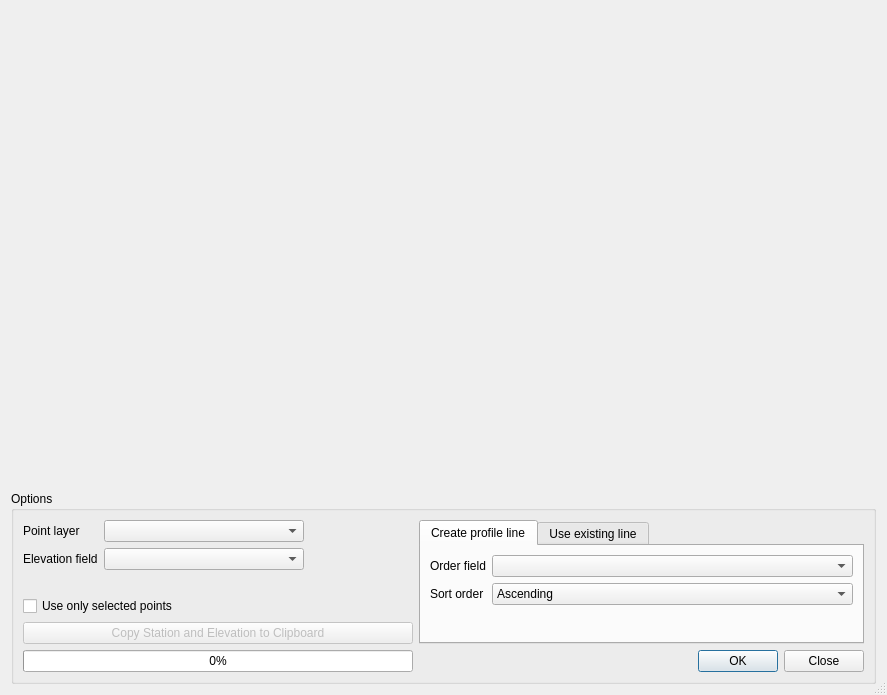
<?xml version="1.0" encoding="UTF-8"?>
<ui version="4.0">
 <class>ProfilefromPoints</class>
 <widget class="QDialog" name="ProfilefromPoints">
  <property name="geometry">
   <rect>
    <x>0</x>
    <y>0</y>
    <width>887</width>
    <height>695</height>
   </rect>
  </property>
  <property name="windowTitle">
   <string>ProfilefromPoints</string>
  </property>
  <property name="sizeGripEnabled">
   <bool>true</bool>
  </property>
  <property name="modal">
   <bool>false</bool>
  </property>
  <layout class="QGridLayout" name="gridLayout_2">
   <item row="0" column="0" colspan="2">
    <layout class="QGridLayout" name="layoutPlot">
     <property name="sizeConstraint">
      <enum>QLayout::SetNoConstraint</enum>
     </property>
     <item row="1" column="0">
      <widget class="QWidget" name="mpltoobar" native="true">
       <property name="sizePolicy">
        <sizepolicy hsizetype="Preferred" vsizetype="Preferred">
         <horstretch>0</horstretch>
         <verstretch>0</verstretch>
        </sizepolicy>
       </property>
       <property name="maximumSize">
        <size>
         <width>100</width>
         <height>100</height>
        </size>
       </property>
      </widget>
     </item>
     <item row="0" column="0">
      <widget class="QWidget" name="widgetPlot" native="true">
       <property name="sizePolicy">
        <sizepolicy hsizetype="Expanding" vsizetype="Expanding">
         <horstretch>0</horstretch>
         <verstretch>4</verstretch>
        </sizepolicy>
       </property>
       <property name="maximumSize">
        <size>
         <width>16777215</width>
         <height>16777215</height>
        </size>
       </property>
      </widget>
     </item>
    </layout>
   </item>
   <item row="1" column="0" colspan="2">
    <widget class="QGroupBox" name="groupBox">
     <property name="sizePolicy">
      <sizepolicy hsizetype="Preferred" vsizetype="Preferred">
       <horstretch>0</horstretch>
       <verstretch>0</verstretch>
      </sizepolicy>
     </property>
     <property name="title">
      <string>Options</string>
     </property>
     <layout class="QGridLayout" name="gridLayout">
      <item row="2" column="0">
       <widget class="QCheckBox" name="uSelectedPoints">
        <property name="text">
         <string>Use only selected points</string>
        </property>
       </widget>
      </item>
      <item row="4" column="1">
       <widget class="QDialogButtonBox" name="buttonBox">
        <property name="orientation">
         <enum>Qt::Horizontal</enum>
        </property>
        <property name="standardButtons">
         <set>QDialogButtonBox::Close|QDialogButtonBox::Ok</set>
        </property>
       </widget>
      </item>
      <item row="0" column="1" rowspan="4">
       <widget class="QTabWidget" name="utabWidget">
        <property name="currentIndex">
         <number>0</number>
        </property>
        <widget class="QWidget" name="utabCreateLine">
         <attribute name="title">
          <string>Create profile line</string>
         </attribute>
         <layout class="QFormLayout" name="formLayout_2">
          <item row="0" column="0">
           <widget class="QLabel" name="label_3">
            <property name="text">
             <string>Order field</string>
            </property>
           </widget>
          </item>
          <item row="0" column="1">
           <widget class="QComboBox" name="uOrderField">
            <property name="sizePolicy">
             <sizepolicy hsizetype="Preferred" vsizetype="Fixed">
              <horstretch>0</horstretch>
              <verstretch>0</verstretch>
             </sizepolicy>
            </property>
            <property name="minimumSize">
             <size>
              <width>200</width>
              <height>0</height>
             </size>
            </property>
           </widget>
          </item>
          <item row="1" column="0">
           <widget class="QLabel" name="label_4">
            <property name="text">
             <string>Sort order</string>
            </property>
           </widget>
          </item>
          <item row="1" column="1">
           <widget class="QComboBox" name="uOrder">
            <item>
             <property name="text">
              <string>Ascending</string>
             </property>
            </item>
            <item>
             <property name="text">
              <string>Descending</string>
             </property>
            </item>
           </widget>
          </item>
         </layout>
        </widget>
        <widget class="QWidget" name="utabExistingLine">
         <attribute name="title">
          <string>Use existing line</string>
         </attribute>
         <layout class="QFormLayout" name="formLayout_3">
          <item row="0" column="0">
           <widget class="QLabel" name="label_5">
            <property name="text">
             <string>Line layer</string>
            </property>
           </widget>
          </item>
          <item row="0" column="1">
           <widget class="QComboBox" name="uLineLayer">
            <property name="minimumSize">
             <size>
              <width>200</width>
              <height>0</height>
             </size>
            </property>
           </widget>
          </item>
          <item row="1" column="0">
           <widget class="QLabel" name="label_6">
            <property name="text">
             <string>Buffer distance from line (line layer units)</string>
            </property>
           </widget>
          </item>
          <item row="1" column="1">
           <widget class="QLineEdit" name="uBuffer">
            <property name="autoFillBackground">
             <bool>true</bool>
            </property>
            <property name="text">
             <string>1000</string>
            </property>
           </widget>
          </item>
          <item row="2" column="0">
           <widget class="QCheckBox" name="uSelectedLine">
            <property name="text">
             <string>Use selected line only</string>
            </property>
            <property name="checked">
             <bool>false</bool>
            </property>
           </widget>
          </item>
         </layout>
        </widget>
       </widget>
      </item>
      <item row="3" column="0">
       <widget class="QPushButton" name="uCopytoClip">
        <property name="enabled">
         <bool>false</bool>
        </property>
        <property name="text">
         <string>Copy Station and Elevation to Clipboard</string>
        </property>
       </widget>
      </item>
      <item row="0" column="0">
       <layout class="QFormLayout" name="formLayout">
        <property name="fieldGrowthPolicy">
         <enum>QFormLayout::FieldsStayAtSizeHint</enum>
        </property>
        <item row="0" column="0">
         <widget class="QLabel" name="label">
          <property name="text">
           <string>Point layer</string>
          </property>
         </widget>
        </item>
        <item row="0" column="1">
         <widget class="QComboBox" name="uPointLayer">
          <property name="minimumSize">
           <size>
            <width>200</width>
            <height>0</height>
           </size>
          </property>
         </widget>
        </item>
        <item row="1" column="0">
         <widget class="QLabel" name="label_2">
          <property name="text">
           <string>Elevation field</string>
          </property>
         </widget>
        </item>
        <item row="1" column="1">
         <widget class="QComboBox" name="uZfield">
          <property name="minimumSize">
           <size>
            <width>200</width>
            <height>0</height>
           </size>
          </property>
         </widget>
        </item>
       </layout>
      </item>
      <item row="4" column="0">
       <widget class="QProgressBar" name="uprogressBar">
        <property name="maximum">
         <number>100</number>
        </property>
        <property name="value">
         <number>0</number>
        </property>
       </widget>
      </item>
     </layout>
    </widget>
   </item>
  </layout>
 </widget>
 <tabstops>
  <tabstop>uOrderField</tabstop>
  <tabstop>uOrder</tabstop>
  <tabstop>uLineLayer</tabstop>
  <tabstop>uBuffer</tabstop>
 </tabstops>
 <resources/>
 <connections>
  <connection>
   <sender>buttonBox</sender>
   <signal>accepted()</signal>
   <receiver>ProfilefromPoints</receiver>
   <slot>accept()</slot>
   <hints>
    <hint type="sourcelabel">
     <x>818</x>
     <y>646</y>
    </hint>
    <hint type="destinationlabel">
     <x>743</x>
     <y>654</y>
    </hint>
   </hints>
  </connection>
  <connection>
   <sender>buttonBox</sender>
   <signal>rejected()</signal>
   <receiver>ProfilefromPoints</receiver>
   <slot>reject()</slot>
   <hints>
    <hint type="sourcelabel">
     <x>642</x>
     <y>646</y>
    </hint>
    <hint type="destinationlabel">
     <x>444</x>
     <y>326</y>
    </hint>
   </hints>
  </connection>
 </connections>
</ui>
